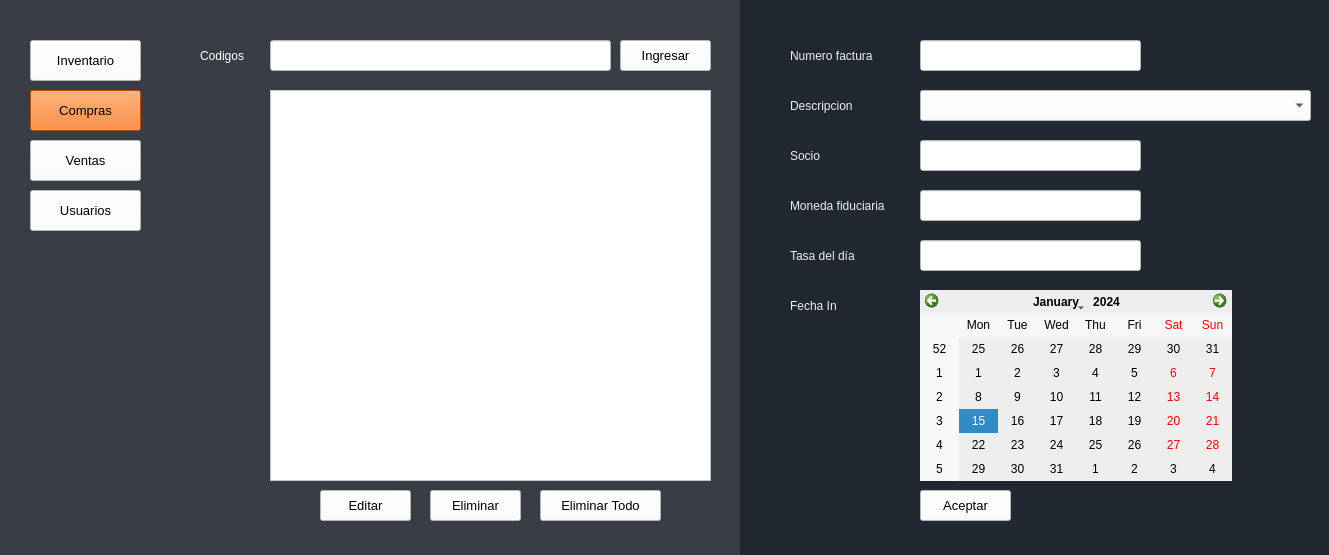
<?xml version="1.0" encoding="UTF-8"?>
<ui version="4.0">
 <class>Compras</class>
 <widget class="QMainWindow" name="Compras">
  <property name="geometry">
   <rect>
    <x>0</x>
    <y>0</y>
    <width>1329</width>
    <height>555</height>
   </rect>
  </property>
  <property name="acceptDrops">
   <bool>false</bool>
  </property>
  <property name="windowTitle">
   <string>Compras</string>
  </property>
  <property name="styleSheet">
   <string notr="true">background-color: rgb(255, 255, 255);</string>
  </property>
  <widget class="QWidget" name="centralwidget">
   <widget class="QLabel" name="label_8">
    <property name="geometry">
     <rect>
      <x>790</x>
      <y>190</y>
      <width>121</width>
      <height>31</height>
     </rect>
    </property>
    <property name="font">
     <font>
      <family>Arial</family>
      <pointsize>9</pointsize>
      <weight>50</weight>
      <bold>false</bold>
     </font>
    </property>
    <property name="styleSheet">
     <string notr="true">background-color: rgb(34, 40, 49);
color: rgb(238, 238, 238);</string>
    </property>
    <property name="text">
     <string>Moneda fiduciaria</string>
    </property>
   </widget>
   <widget class="QLineEdit" name="lineEditCodigos">
    <property name="geometry">
     <rect>
      <x>270</x>
      <y>40</y>
      <width>341</width>
      <height>31</height>
     </rect>
    </property>
    <property name="font">
     <font>
      <family>Arial</family>
      <pointsize>10</pointsize>
      <weight>50</weight>
      <bold>false</bold>
     </font>
    </property>
    <property name="styleSheet">
     <string notr="true">background-color: rgb(255, 255, 255);</string>
    </property>
    <property name="text">
     <string/>
    </property>
   </widget>
   <widget class="QPushButton" name="botonEditar">
    <property name="geometry">
     <rect>
      <x>320</x>
      <y>490</y>
      <width>91</width>
      <height>31</height>
     </rect>
    </property>
    <property name="font">
     <font>
      <family>Arial</family>
      <pointsize>10</pointsize>
      <weight>50</weight>
      <bold>false</bold>
     </font>
    </property>
    <property name="styleSheet">
     <string notr="true">background-color: rgb(255, 255, 255);</string>
    </property>
    <property name="text">
     <string>Editar</string>
    </property>
   </widget>
   <widget class="QLabel" name="label_7">
    <property name="geometry">
     <rect>
      <x>790</x>
      <y>290</y>
      <width>81</width>
      <height>31</height>
     </rect>
    </property>
    <property name="font">
     <font>
      <family>Arial</family>
      <pointsize>9</pointsize>
      <weight>50</weight>
      <bold>false</bold>
     </font>
    </property>
    <property name="styleSheet">
     <string notr="true">background-color: rgb(34, 40, 49);
color: rgb(238, 238, 238);</string>
    </property>
    <property name="text">
     <string>Fecha In</string>
    </property>
   </widget>
   <widget class="QLabel" name="label_4">
    <property name="geometry">
     <rect>
      <x>790</x>
      <y>90</y>
      <width>91</width>
      <height>31</height>
     </rect>
    </property>
    <property name="font">
     <font>
      <family>Arial</family>
      <pointsize>9</pointsize>
      <weight>50</weight>
      <bold>false</bold>
     </font>
    </property>
    <property name="styleSheet">
     <string notr="true">background-color: rgb(34, 40, 49);
color: rgb(238, 238, 238);</string>
    </property>
    <property name="text">
     <string>Descripcion</string>
    </property>
   </widget>
   <widget class="QLabel" name="label_3">
    <property name="geometry">
     <rect>
      <x>200</x>
      <y>40</y>
      <width>61</width>
      <height>31</height>
     </rect>
    </property>
    <property name="font">
     <font>
      <family>Arial</family>
      <pointsize>9</pointsize>
      <weight>50</weight>
      <bold>false</bold>
     </font>
    </property>
    <property name="styleSheet">
     <string notr="true">background-color: rgb(57, 62, 70);
color: rgb(255, 255, 255);</string>
    </property>
    <property name="text">
     <string>Codigos</string>
    </property>
   </widget>
   <widget class="QComboBox" name="comboBoxDescripcion">
    <property name="geometry">
     <rect>
      <x>920</x>
      <y>90</y>
      <width>391</width>
      <height>31</height>
     </rect>
    </property>
    <property name="font">
     <font>
      <family>Arial</family>
      <pointsize>10</pointsize>
      <weight>50</weight>
      <bold>false</bold>
     </font>
    </property>
    <property name="styleSheet">
     <string notr="true">background-color: rgb(255, 255, 255);</string>
    </property>
   </widget>
   <widget class="QLineEdit" name="lineEditSocio">
    <property name="geometry">
     <rect>
      <x>920</x>
      <y>140</y>
      <width>221</width>
      <height>31</height>
     </rect>
    </property>
    <property name="font">
     <font>
      <family>Arial</family>
      <pointsize>10</pointsize>
      <weight>50</weight>
      <bold>false</bold>
     </font>
    </property>
    <property name="styleSheet">
     <string notr="true">background-color: rgb(255, 255, 255);</string>
    </property>
    <property name="text">
     <string/>
    </property>
   </widget>
   <widget class="QPushButton" name="Usuarios">
    <property name="geometry">
     <rect>
      <x>30</x>
      <y>190</y>
      <width>111</width>
      <height>41</height>
     </rect>
    </property>
    <property name="font">
     <font>
      <family>Arial</family>
      <pointsize>10</pointsize>
      <weight>50</weight>
      <bold>false</bold>
     </font>
    </property>
    <property name="styleSheet">
     <string notr="true">background-color: rgb(255, 255, 255);</string>
    </property>
    <property name="text">
     <string>Usuarios</string>
    </property>
   </widget>
   <widget class="QPushButton" name="botonEliminarTodo">
    <property name="geometry">
     <rect>
      <x>540</x>
      <y>490</y>
      <width>121</width>
      <height>31</height>
     </rect>
    </property>
    <property name="font">
     <font>
      <family>Arial</family>
      <pointsize>10</pointsize>
      <weight>50</weight>
      <bold>false</bold>
     </font>
    </property>
    <property name="styleSheet">
     <string notr="true">background-color: rgb(255, 255, 255);</string>
    </property>
    <property name="text">
     <string>Eliminar Todo</string>
    </property>
   </widget>
   <widget class="QCalendarWidget" name="calendarWidget">
    <property name="geometry">
     <rect>
      <x>920</x>
      <y>290</y>
      <width>312</width>
      <height>191</height>
     </rect>
    </property>
    <property name="styleSheet">
     <string notr="true">background-color: rgb(238, 238, 238);
color: rgb(0, 0, 0);</string>
    </property>
   </widget>
   <widget class="QListWidget" name="listWidget">
    <property name="geometry">
     <rect>
      <x>270</x>
      <y>90</y>
      <width>441</width>
      <height>391</height>
     </rect>
    </property>
    <property name="font">
     <font>
      <family>Arial</family>
      <pointsize>10</pointsize>
      <weight>50</weight>
      <bold>false</bold>
     </font>
    </property>
    <property name="styleSheet">
     <string notr="true">background-color: rgb(255, 255, 255);</string>
    </property>
   </widget>
   <widget class="QLineEdit" name="lineEditFactura">
    <property name="geometry">
     <rect>
      <x>920</x>
      <y>40</y>
      <width>221</width>
      <height>31</height>
     </rect>
    </property>
    <property name="font">
     <font>
      <family>Arial</family>
      <pointsize>10</pointsize>
      <weight>50</weight>
      <bold>false</bold>
     </font>
    </property>
    <property name="styleSheet">
     <string notr="true">background-color: rgb(255, 255, 255);</string>
    </property>
    <property name="text">
     <string/>
    </property>
   </widget>
   <widget class="QPushButton" name="botonAceptar">
    <property name="geometry">
     <rect>
      <x>920</x>
      <y>490</y>
      <width>91</width>
      <height>31</height>
     </rect>
    </property>
    <property name="font">
     <font>
      <family>Arial</family>
      <pointsize>10</pointsize>
      <weight>50</weight>
      <bold>false</bold>
     </font>
    </property>
    <property name="styleSheet">
     <string notr="true">background-color: rgb(255, 255, 255);</string>
    </property>
    <property name="text">
     <string>Aceptar</string>
    </property>
   </widget>
   <widget class="QPushButton" name="botonEliminar">
    <property name="geometry">
     <rect>
      <x>430</x>
      <y>490</y>
      <width>91</width>
      <height>31</height>
     </rect>
    </property>
    <property name="font">
     <font>
      <family>Arial</family>
      <pointsize>10</pointsize>
      <weight>50</weight>
      <bold>false</bold>
     </font>
    </property>
    <property name="styleSheet">
     <string notr="true">background-color: rgb(255, 255, 255);</string>
    </property>
    <property name="text">
     <string>Eliminar</string>
    </property>
   </widget>
   <widget class="QPushButton" name="botonVentas">
    <property name="geometry">
     <rect>
      <x>30</x>
      <y>140</y>
      <width>111</width>
      <height>41</height>
     </rect>
    </property>
    <property name="font">
     <font>
      <family>Arial</family>
      <pointsize>10</pointsize>
      <weight>50</weight>
      <bold>false</bold>
     </font>
    </property>
    <property name="styleSheet">
     <string notr="true">background-color: rgb(255, 255, 255);</string>
    </property>
    <property name="text">
     <string>Ventas</string>
    </property>
   </widget>
   <widget class="QPushButton" name="botonCompras">
    <property name="geometry">
     <rect>
      <x>30</x>
      <y>90</y>
      <width>111</width>
      <height>41</height>
     </rect>
    </property>
    <property name="font">
     <font>
      <family>Arial</family>
      <pointsize>10</pointsize>
      <weight>50</weight>
      <bold>false</bold>
     </font>
    </property>
    <property name="styleSheet">
     <string notr="true">background-color: rgb(255, 102, 0);</string>
    </property>
    <property name="text">
     <string>Compras</string>
    </property>
   </widget>
   <widget class="QLineEdit" name="lineEdit_Moneda">
    <property name="geometry">
     <rect>
      <x>920</x>
      <y>190</y>
      <width>221</width>
      <height>31</height>
     </rect>
    </property>
    <property name="font">
     <font>
      <family>Arial</family>
      <pointsize>10</pointsize>
      <weight>50</weight>
      <bold>false</bold>
     </font>
    </property>
    <property name="styleSheet">
     <string notr="true">background-color: rgb(255, 255, 255);</string>
    </property>
    <property name="text">
     <string/>
    </property>
   </widget>
   <widget class="QLabel" name="label">
    <property name="geometry">
     <rect>
      <x>740</x>
      <y>0</y>
      <width>611</width>
      <height>691</height>
     </rect>
    </property>
    <property name="font">
     <font>
      <family>Eras Bold ITC</family>
      <weight>50</weight>
      <bold>false</bold>
     </font>
    </property>
    <property name="styleSheet">
     <string notr="true">background-color: rgb(34, 40, 49);
color: rgb(238, 238, 238);</string>
    </property>
    <property name="text">
     <string/>
    </property>
   </widget>
   <widget class="QLabel" name="label_6">
    <property name="geometry">
     <rect>
      <x>790</x>
      <y>140</y>
      <width>41</width>
      <height>31</height>
     </rect>
    </property>
    <property name="font">
     <font>
      <family>Arial</family>
      <pointsize>9</pointsize>
      <weight>50</weight>
      <bold>false</bold>
     </font>
    </property>
    <property name="styleSheet">
     <string notr="true">background-color: rgb(34, 40, 49);
color: rgb(238, 238, 238);</string>
    </property>
    <property name="text">
     <string>Socio</string>
    </property>
   </widget>
   <widget class="QPushButton" name="botonIngresar">
    <property name="geometry">
     <rect>
      <x>620</x>
      <y>40</y>
      <width>91</width>
      <height>31</height>
     </rect>
    </property>
    <property name="font">
     <font>
      <family>Arial</family>
      <pointsize>10</pointsize>
      <weight>50</weight>
      <bold>false</bold>
     </font>
    </property>
    <property name="styleSheet">
     <string notr="true">background-color: rgb(255, 255, 255);</string>
    </property>
    <property name="text">
     <string>Ingresar</string>
    </property>
   </widget>
   <widget class="QLabel" name="label_9">
    <property name="geometry">
     <rect>
      <x>790</x>
      <y>240</y>
      <width>81</width>
      <height>31</height>
     </rect>
    </property>
    <property name="font">
     <font>
      <family>Arial</family>
      <pointsize>9</pointsize>
      <weight>50</weight>
      <bold>false</bold>
     </font>
    </property>
    <property name="styleSheet">
     <string notr="true">background-color: rgb(34, 40, 49);
color: rgb(238, 238, 238);</string>
    </property>
    <property name="text">
     <string>Tasa del día</string>
    </property>
   </widget>
   <widget class="QLineEdit" name="lineEditTasa">
    <property name="geometry">
     <rect>
      <x>920</x>
      <y>240</y>
      <width>221</width>
      <height>31</height>
     </rect>
    </property>
    <property name="font">
     <font>
      <family>Arial</family>
      <pointsize>10</pointsize>
      <weight>50</weight>
      <bold>false</bold>
     </font>
    </property>
    <property name="styleSheet">
     <string notr="true">background-color: rgb(255, 255, 255);</string>
    </property>
    <property name="text">
     <string/>
    </property>
   </widget>
   <widget class="QPushButton" name="botonInventario">
    <property name="geometry">
     <rect>
      <x>30</x>
      <y>40</y>
      <width>111</width>
      <height>41</height>
     </rect>
    </property>
    <property name="font">
     <font>
      <family>Arial</family>
      <pointsize>10</pointsize>
      <weight>50</weight>
      <bold>false</bold>
     </font>
    </property>
    <property name="styleSheet">
     <string notr="true">background-color: rgb(255, 255, 255);</string>
    </property>
    <property name="text">
     <string>Inventario</string>
    </property>
   </widget>
   <widget class="QLabel" name="label_5">
    <property name="geometry">
     <rect>
      <x>790</x>
      <y>40</y>
      <width>111</width>
      <height>31</height>
     </rect>
    </property>
    <property name="font">
     <font>
      <family>Arial</family>
      <pointsize>9</pointsize>
      <weight>50</weight>
      <bold>false</bold>
     </font>
    </property>
    <property name="styleSheet">
     <string notr="true">background-color: rgb(34, 40, 49);
color: rgb(238, 238, 238);</string>
    </property>
    <property name="text">
     <string>Numero factura</string>
    </property>
   </widget>
   <widget class="QLabel" name="label_2">
    <property name="geometry">
     <rect>
      <x>0</x>
      <y>-8</y>
      <width>741</width>
      <height>571</height>
     </rect>
    </property>
    <property name="styleSheet">
     <string notr="true">background-color: rgb(57, 62, 70);</string>
    </property>
    <property name="text">
     <string/>
    </property>
   </widget>
   <zorder>label_2</zorder>
   <zorder>label</zorder>
   <zorder>label_8</zorder>
   <zorder>lineEditCodigos</zorder>
   <zorder>botonEditar</zorder>
   <zorder>label_7</zorder>
   <zorder>label_4</zorder>
   <zorder>label_3</zorder>
   <zorder>comboBoxDescripcion</zorder>
   <zorder>lineEditSocio</zorder>
   <zorder>Usuarios</zorder>
   <zorder>botonEliminarTodo</zorder>
   <zorder>calendarWidget</zorder>
   <zorder>listWidget</zorder>
   <zorder>lineEditFactura</zorder>
   <zorder>botonAceptar</zorder>
   <zorder>botonEliminar</zorder>
   <zorder>botonVentas</zorder>
   <zorder>botonCompras</zorder>
   <zorder>lineEdit_Moneda</zorder>
   <zorder>label_6</zorder>
   <zorder>botonIngresar</zorder>
   <zorder>label_9</zorder>
   <zorder>lineEditTasa</zorder>
   <zorder>botonInventario</zorder>
   <zorder>label_5</zorder>
  </widget>
 </widget>
 <resources/>
 <connections/>
</ui>
